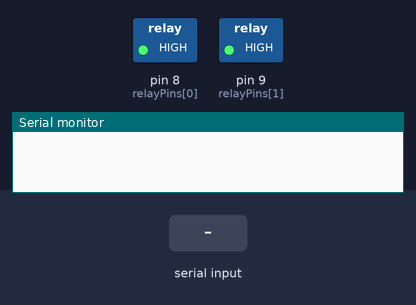
This sketch was run on a simulated Arduino Uno, built with avr-gcc and run on an emulated ATmega328P. On the bench: switched loads named in the sketch (green lamp = pin HIGH), the last lines printed to the serial monitor. Inputs (shaded band) come from the test bench.

Above: at 1.2 s.
1.3 s: "R1_ON\n" received over Serial
At 1.9 s:
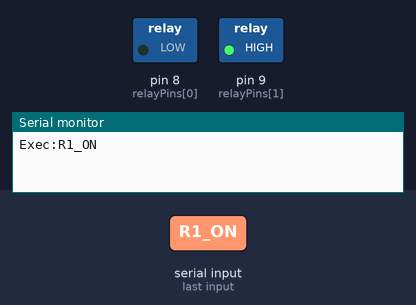
2.8 s: "R2_ON\n" received over Serial
At 4.0 s:
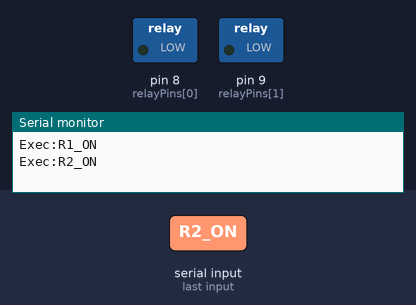
4.3 s: "R1_OFF\n" received over Serial
At 5.4 s:
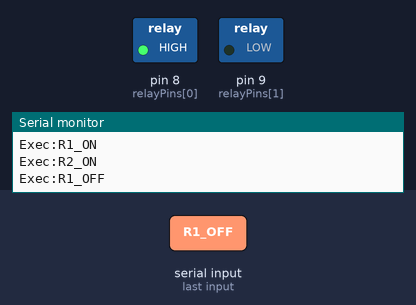
5.8 s: "R2_OFF\n" received over Serial
At 6.5 s:
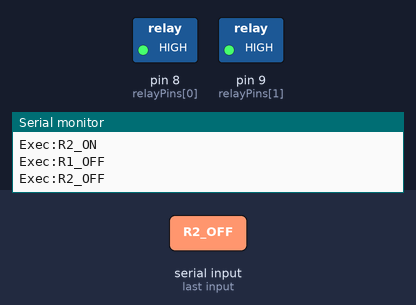
Timing chart, 0 to 8.3 s (numbered marks = the images above; inputs shaded):
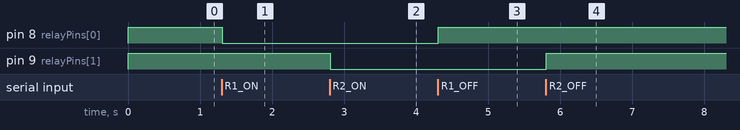

The sketch:

relay_control.ino
```cpp
const int relayPins[] = {8, 9}; // D8 (Relé 1), D9 (Relé 2)

void setup() {
  Serial.begin(9600);
  for (int i = 0; i < 2; i++) {
    pinMode(relayPins[i], OUTPUT);
    digitalWrite(relayPins[i], HIGH); // Inicia desligado
  }
}

void loop() {
  if (Serial.available()) {
    String cmd = Serial.readStringUntil('\n');

    if (cmd == "R1_ON") digitalWrite(8, LOW);
    else if (cmd == "R1_OFF") digitalWrite(8, HIGH);
    else if (cmd == "R2_ON") digitalWrite(9, LOW);
    else if (cmd == "R2_OFF") digitalWrite(9, HIGH);

    Serial.print("Exec:"); // Confirmação
    Serial.println(cmd);
  }
}
```

Measured:
- after the input at 1.3 s, pin 8 (relayPins[0]): HIGH → LOW at once
- after the input at 2.8 s, pin 9 (relayPins[1]): HIGH → LOW at once
- after the input at 4.3 s, pin 8 (relayPins[0]): LOW → HIGH at once
- after the input at 5.8 s, pin 9 (relayPins[1]): LOW → HIGH at once
